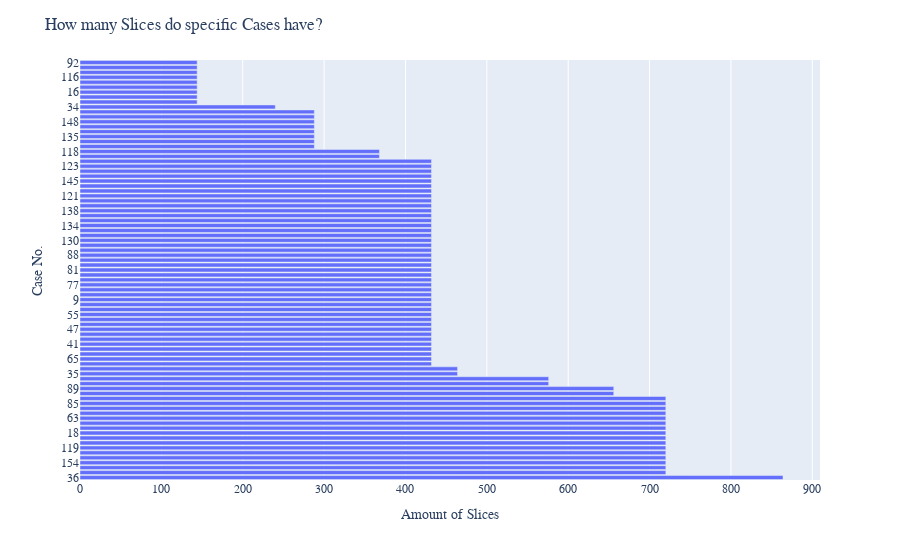

The code cell stored with this chart in its notebook:
### Code cell
cases = df_train["case"].value_counts().reset_index()

fig = px.bar(cases, x='case', y='index')
fig.update_layout(
    font_family="Courier New",
    title="How many Slices do specific Cases have?",
    xaxis_title="Amount of Slices",
    yaxis_title="Case No.",
)

fig.show()

### Figure 1 — Plotly figure (JSON) as saved in the notebook; plotly's stock layout.template omitted (floating-point values rounded to 4 significant figures)
{"data": [{"alignmentgroup": "True", "hovertemplate": "case=%{x}<br>index=%{y}<extra></extra>", "legendgroup": "", "marker": {"color": "#636efa", "pattern": {"shape": ""}}, "name": "", "offsetgroup": "", "orientation": "h", "showlegend": false, "textposition": "auto", "type": "bar", "x": [864, 720, 720, 720, 720, 720, 720, 720, 720, 720, 720, 720, 720, 720, 720, 720, 720, 656, 656, 576, 576, 464, 464, 432, 432, 432, 432, 432, 432, 432, 432, 432, 432, 432, 432, 432, 432, 432, 432, 432, 432, 432, 432, 432, 432, 432, 432, 432, 432, 432, 432, 432, 432, 432, 432, 432, 432, 432, 432, 432, 432, 432, 432, 432, 432, 368, 368, 288, 288, 288, 288, 288, 288, 288, 288, 240, 144, 144, 144, 144, 144, 144, 144, 144, 144], "xaxis": "x", "y": ["36", "43", "147", "154", "122", "19", "119", "2", "32", "18", "54", "113", "63", "74", "78", "85", "129", "131", "89", "139", "101", "35", "117", "90", "65", "133", "40", "41", "42", "44", "47", "49", "114", "55", "6", "66", "9", "29", "7", "77", "11", "80", "81", "84", "108", "88", "107", "67", "130", "141", "144", "134", "124", "136", "138", "20", "24", "121", "125", "149", "145", "156", "142", "123", "143", "146", "118", "140", "110", "135", "30", "111", "148", "15", "33", "34", "58", "53", "16", "102", "115", "116", "22", "91", "92"], "yaxis": "y"}], "layout": {"barmode": "relative", "font": {"family": "Courier New"}, "legend": {"tracegroupgap": 0}, "margin": {"t": 60}, "title": {"text": "How many Slices do specific Cases have?"}, "xaxis": {"anchor": "y", "domain": [0, 1], "title": {"text": "Amount of Slices"}}, "yaxis": {"anchor": "x", "domain": [0, 1], "title": {"text": "Case No."}}}}
